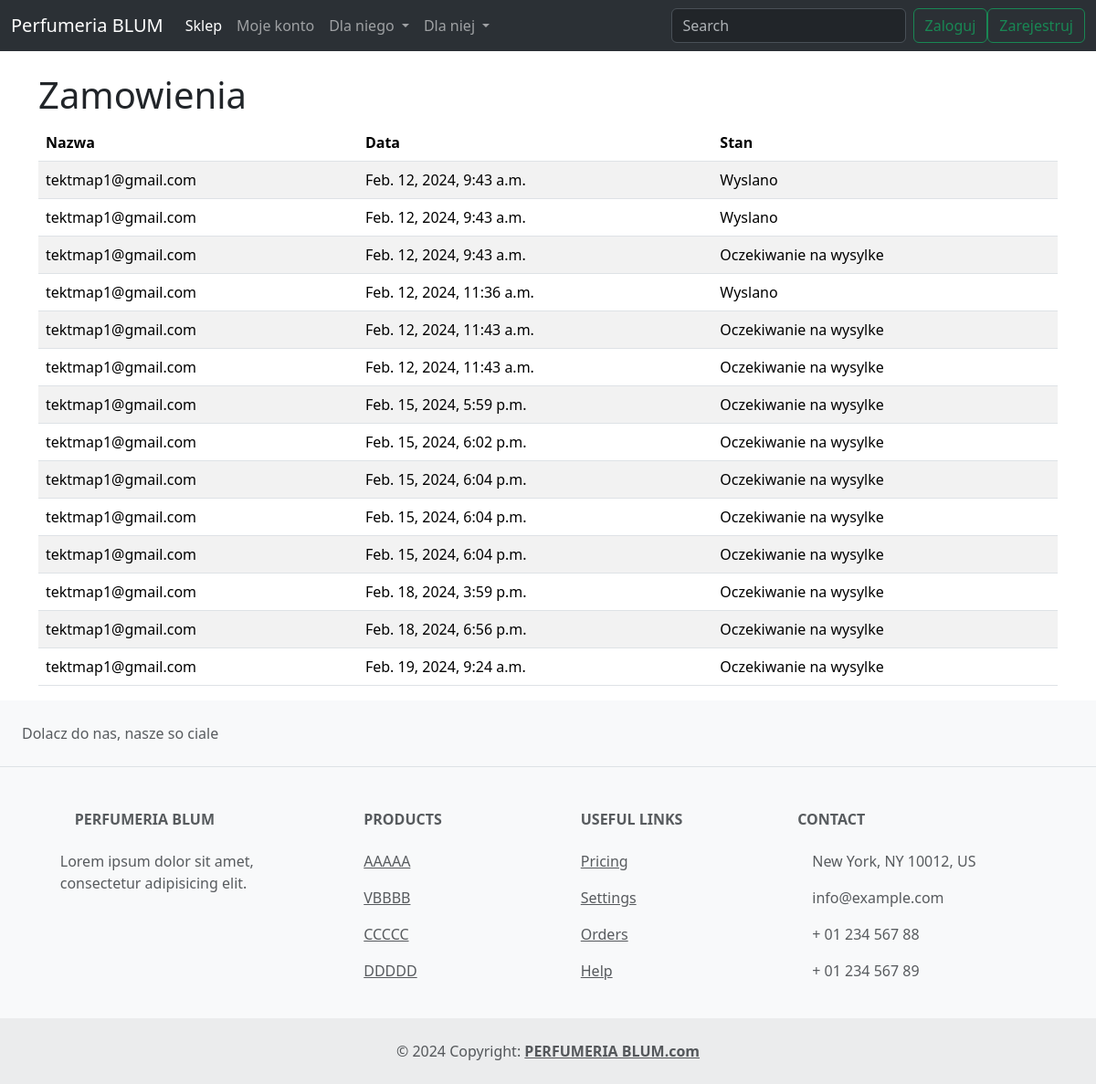
Before: /my_orders/ (signed in) with the older database file.
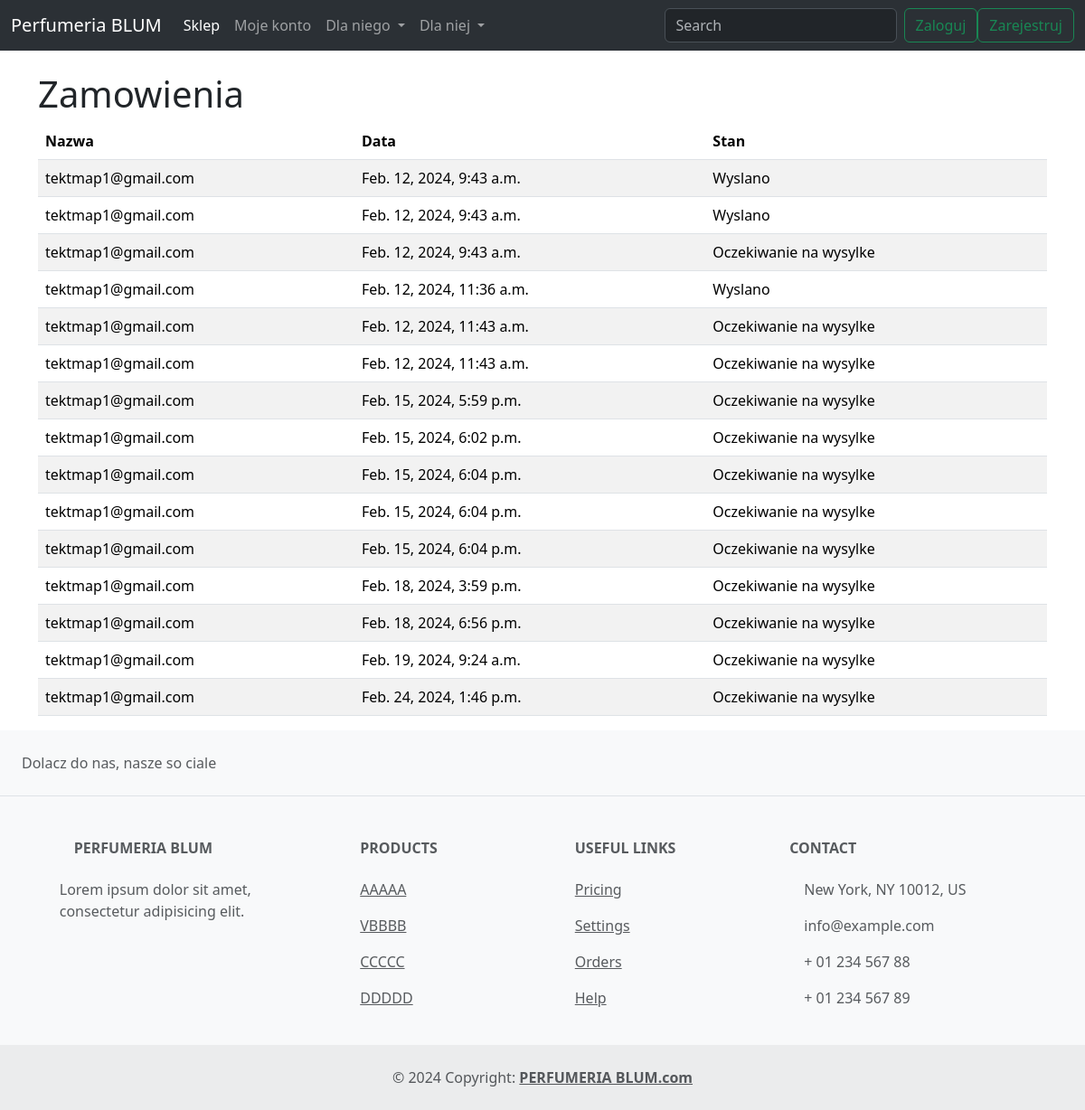
After: the same page with the newer database file.
### product/models.py (models this page shows, shortened)
class Card(models.Model):
    user = models.ForeignKey(to=User, on_delete=models.CASCADE, default="", blank=True)
    product = models.ManyToManyField(to=Product, default="", blank=True)
    quantity = models.IntegerField(default=1, blank=True)
    price = models.IntegerField(default=0)
    street = models.CharField(max_length=100, default="", blank=True)
    city = models.CharField(max_length=100, default="", blank=True)
    postal_code = models.CharField(max_length=6, default="", blank=True)
    phone_number = models.CharField(max_length=9, default="", blank=True)
    email = models.EmailField(default="", blank=True)
    first_name = models.CharField(max_length=50, default="", blank=True)
    last_name = models.CharField(max_length=50, default="", blank=True)
    promo_code = models.CharField(max_length=10, default="", blank=True)
    is_order = models.BooleanField(default=False, blank=True)
    date = models.DateTimeField(default=django.utils.timezone.now, blank=True)
    is_shipped = models.BooleanField(default=False)
    is_delivered = models.BooleanField(default=False)

### users/models.py (models this page shows)
class User(AbstractUser):
    address = models.CharField(max_length=50,default="")
    phone_number = models.IntegerField(default=0)
    USERNAME_FIELD = 'email'
    email = models.EmailField( unique=True)  # changes email to unique and blank to false
    REQUIRED_FIELDS = []  # removes email from REQUIRED_FIELDS

### product/views.py (the view)
# urls.py: path('my_orders/',UserOrders.as_view(),name='my_orders'),
class UserOrders(View):
    def get(self, request):
        orders = Card.objects.filter(user=request.user)
        context = {
            'orders': orders
        }
        return render(request, 'product/user_orderview.html', context=context)

### templates/product/user_orderview.html (shortened to what this page needs)
{% extends 'base.html' %}
{% block content %}
    <div class="container">
         <h1 class="mt-4">Zamowienia</h1>
            <div class="row">
                <div class="col-md-12">
                    <table class="table table-striped">
                        <thead>
                            <tr>
                                <th scope="col">Nazwa</th>
                                <th scope="col">Data</th>
                                <th scope="col">Stan</th>
                            </tr>
                        </thead>
                        <tbody>
                            {% for order in orders %}
                                <tr>
                                    <td>{{ order.user.email }}</td>
                                    <td>{{ order.date }}</td>
                                    {% if order.is_shipped %}
                                        <td>Wyslano</td>
                                    {% else %}
                                        <td>Oczekiwanie na wysylke</td>
                                    {% endif %}
                                </tr>
                            {% endfor %}
                        </tbody>
                    </table>
                </div>
        </div>
     </div>
{% endblock %}

Changed rows visible on the page:
added Card: user.email "tektmap1@gmail.com", date "Feb. 24, 2024, 1:46 p.m.", is_shipped "Oczekiwanie na wysylke"
